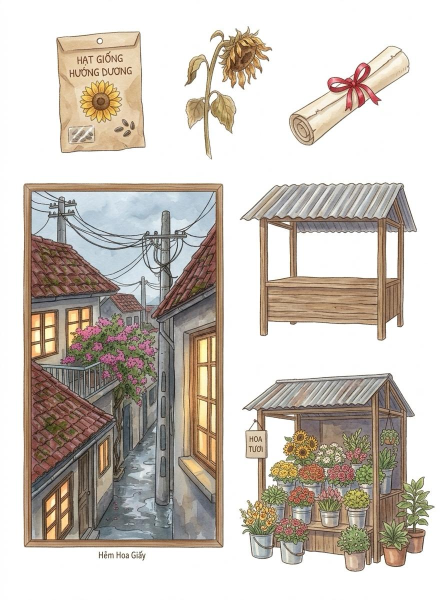
#> input picture src/sheet_stall.jpg, 896 x 1200 px, found by its file name (shown at 1/2 size)
$ python cut_stall.py ../src/sheet_stall.jpg
#> lines starting #> are read from the running program, lines starting #| are printed output that depends on the picture; after the words box and inside, x2 and y2 are one past the last pixel; in counts of white or black regions, pixels touching at a corner belong together
"""Cut src/sheet_stall.jpg (Vi 26/11): seed bag, wilted sunflower, scroll with red ribbon, lit alley painting, empty and full flower stall. Was:  (Vi 26/11): pulley bag, watering can, dried bouquet, flower chime, 3 stamps, mooncake, flower basket, keys."""
import cv2, numpy as np, sys
from PIL import Image
G = sys.argv[1]
img = cv2.imread(f'{G}/src/sheet_stall.jpg')
#> img is the input picture: shape (1200, 896, 3); mean B, G, R 188, 196.4, 204.1
bg = np.median(np.concatenate([img[:5].reshape(-1, 3), img[-5:].reshape(-1, 3)]), axis=0)
#> bg = [255, 255, 255]
dist = np.linalg.norm(img.astype(float) - bg, axis=2)
near = (dist < 18).astype(np.uint8)
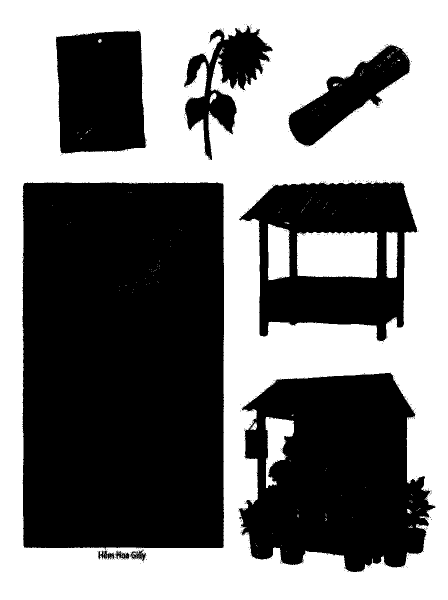
#> near: shape (1200, 896) (shown at 1/2 size); values 0 (black) and 1 (white), 49.1% white; 184 white regions (173 under 20 px), largest, box (x1, y1, x2, y2) and area: (0, 0, 896, 1200) 502792, (594, 463, 755, 556) 14074, (536, 448, 580, 561) 4338
n, lab = cv2.connectedComponents(near, connectivity=4)
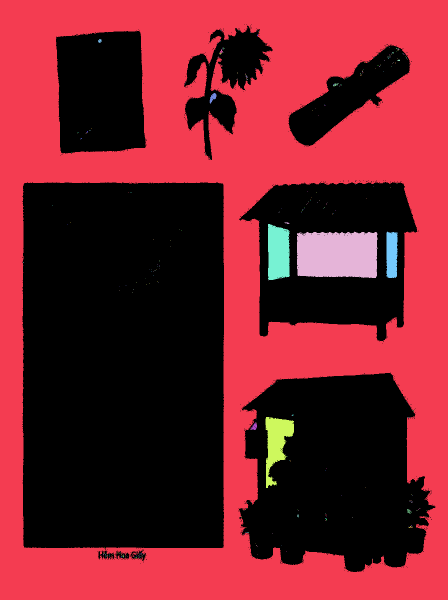
#> lab: shape (1200, 896) int32 (shown at 1/2 size); 393 distinct labels, from 0 to 392; one colour per label, 0 black
#> n = 393
border = set(np.unique(np.concatenate([lab[0], lab[-1], lab[:, 0], lab[:, -1]]))) - {0}
#> border = 1 item
fg = (~np.isin(lab, list(border))).astype(np.uint8)
#> fg: shape (1200, 896); values 0 (black) and 1 (white), 53.3% white; 1 black region, box (x1, y1, x2, y2) and area: (0, 0, 896, 1200) 502625
fg = cv2.morphologyEx(fg, cv2.MORPH_OPEN, np.ones((3, 3), np.uint8))
#> fg: shape (1200, 896); values 0 (black) and 1 (white), 53.1% white; 1 black region, box (x1, y1, x2, y2) and area: (0, 0, 896, 1200) 504451
edge = cv2.dilate(fg, np.ones((5, 5), np.uint8)) - cv2.erode(fg, np.ones((5, 5), np.uint8))
#> edge: shape (1200, 896); values 0 (black) and 1 (white), 3.7% white; 8 white regions, largest, box (x1, y1, x2, y2) and area: (43, 363, 450, 1098) 9468, (477, 744, 872, 1146) 8616, (367, 51, 547, 321) 7239
alpha = np.where(edge > 0, fg * np.clip((dist - 6) / 30, 0, 1), fg)
grp = cv2.dilate((alpha > 0.1).astype(np.uint8), np.ones((15, 15), np.uint8))
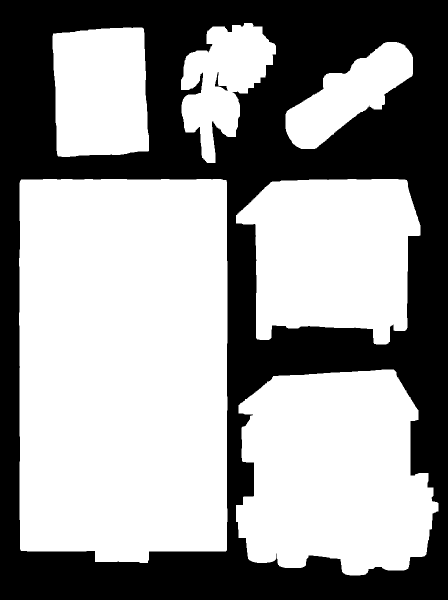
#> grp: shape (1200, 896) (shown at 1/2 size); values 0 (black) and 1 (white), 59.3% white; 2 black regions, box (x1, y1, x2, y2) and area: (0, 0, 896, 1200) 436977, (430, 144, 455, 182) 190
n, lab, st, cent = cv2.connectedComponentsWithStats(grp)
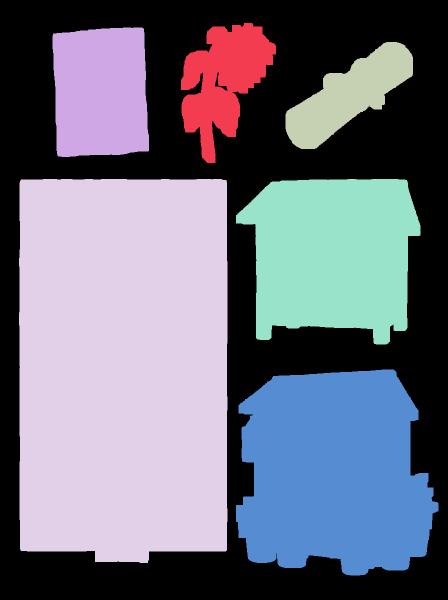
#> lab: shape (1200, 896) int32 (shown at 1/2 size); 7 distinct labels, from 0 to 6; one colour per label, 0 black
#> n = 7; st = [[0, 0, 896, 1200, 437167], [362, 46, 190, 280, 28813], [105, 55, 193, 259, 45789], [571, 84, 255, 214, 25322], [38, 358, 417, 768, 311270], [472, 358, 369, 331, 94039], [472, 739, 405, 412, 132800]]; cent = [[488.6, 515], [446.1, 160.7], [200.9, 183.9], [697.2, 189.9], [246.2, 733], [664.8, 508.5], [667.8, 945.8]]
comps = [i for i in range(1, n) if st[i, cv2.CC_STAT_AREA] > 8000]
#> comps = [1, 2, 3, 4, 5, 6]
comps.sort(key=lambda i: (int(cent[i][1] > 330), cent[i][0]))
print([(int(cent[i][0]), int(cent[i][1]), int(st[i, 4])) for i in comps])
#| [(200, 183, 45789), (446, 160, 28813), (697, 189, 25322), (246, 732, 311270), (664, 508, 94039), (667, 945, 132800)]
rgba = np.dstack([cv2.cvtColor(img, cv2.COLOR_BGR2RGB), (alpha * 255).astype(np.uint8)])
NAMES = ['seedbag', 'wilted', 'scroll', 'alley_lit', 'stall_empty', 'stall_full']
assert len(comps) == len(NAMES), len(comps)
for name, i in zip(NAMES, comps):
    x, y, w, h = st[i, :4]
    a = rgba[y:y + h, x:x + w].copy(); a[:, :, 3] = a[:, :, 3] * (lab[y:y + h, x:x + w] == i)
    if name in ('stall_empty',):   # the key ring's inside shows the paper: clear enclosed paper-coloured holes
        hole = (near[y:y + h, x:x + w] > 0).astype(np.uint8); m, hl, hs, _ = cv2.connectedComponentsWithStats(hole, connectivity=4)
        for j in range(1, m):
            if hs[j, 4] > 400: a[:, :, 3][hl == j] = 0
    if name == 'alley_lit':   # drop the caption under the frame
        full = np.where((a[:, :, 3] > 20).mean(axis=1) > 0.6)[0]; a = a[:full.max() + 1]
    ys, xs = np.where(a[:, :, 3] > 20); a = a[ys.min():ys.max() + 1, xs.min():xs.max() + 1]
    Image.fromarray(a).save(f'{G}/assets/{name}.png'); print(name, a.shape[1], 'x', a.shape[0])
#> this loop made 6 passes
#> (name, i, x, y, w, h, m) on pass 5: ('stall_empty', 5, 472, 358, 369, 331, 50)
#> (name, i, x, y, w, h) on passes 1, 2, 3, 4, 6: ('seedbag', 2, 105, 55, 193, 259), ('wilted', 1, 362, 46, 190, 280), ('scroll', 3, 571, 84, 255, 214), ('alley_lit', 4, 38, 358, 417, 768), ('stall_full', 6, 472, 739, 405, 412)
#| seedbag 179 x 245
#| wilted 176 x 266
#| scroll 241 x 200
#| alley_lit 403 x 730
#| stall_empty 355 x 317
#| stall_full 391 x 398
#> pass 1, `a = a[ys.min():ys.max() + 1, xs.min():xs.max() + 1]`:
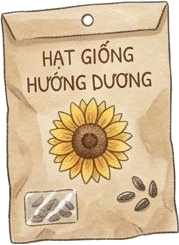
#> a: shape (245, 179, 4); mean R, G, B, A 214.1, 190.2, 156.5, 229.7; transparent parts drawn white
#> after the loop:
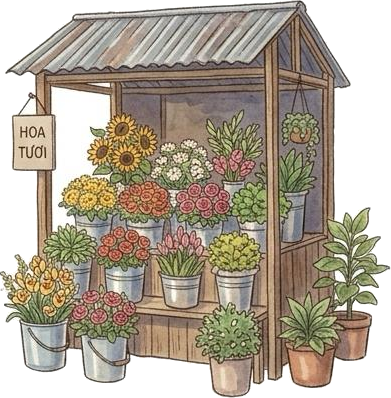
#> a: shape (398, 391, 4); mean R, G, B, A 176.4, 166, 150.3, 194.2; transparent parts drawn white
#> after the loop:
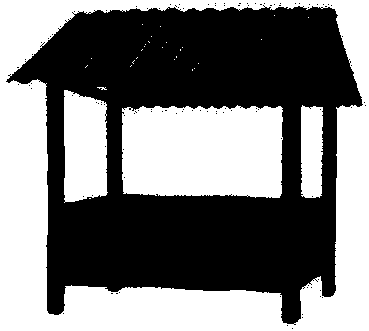
#> hole: shape (331, 369); values 0 (black) and 1 (white), 48.3% white; 30 white regions (26 under 20 px), largest, box (x1, y1, x2, y2) and area: (0, 0, 369, 331) 38673, (122, 105, 283, 198) 14074, (64, 90, 108, 203) 4338, (301, 105, 323, 198) 1913
